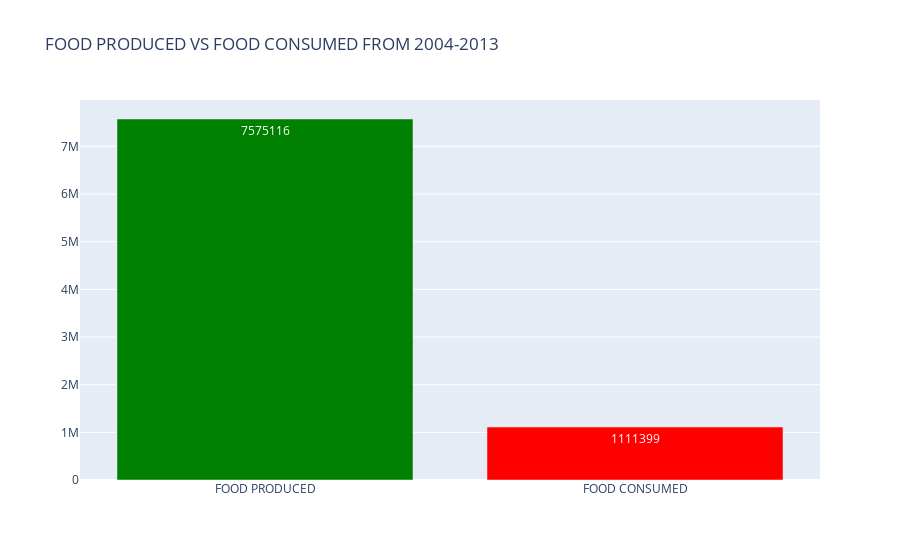

This figure's notebook cell:
### Code cell
colors = ['green',] * 2
colors[1]="red"
x=['FOOD PRODUCED', 'FOOD CONSUMED']
y= [p_sum,s_sum]

fig = go.Figure(data=[go.Bar(x=x,
                        y=y,
                        marker_color=colors,
                        text=y,
                        textposition="auto",
                        
                            textsrc="")
                        ])
fig.update_layout(title_text='FOOD PRODUCED VS FOOD CONSUMED FROM 2004-2013')
fig.show()

### Figure 1 — Plotly figure (JSON) as saved in the notebook; plotly's stock layout.template omitted (floating-point values rounded to 4 significant figures)
{"data": [{"marker": {"color": ["green", "red"]}, "text": ["7575116", "1111399"], "textposition": "auto", "textsrc": "", "type": "bar", "x": ["FOOD PRODUCED", "FOOD CONSUMED"], "y": [7575116, 1111399]}], "layout": {"title": {"text": "FOOD PRODUCED VS FOOD CONSUMED FROM 2004-2013"}}}
